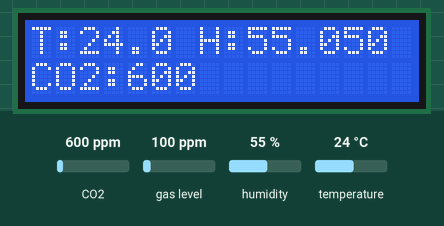
Recording of a sketch running on a simulated ESP32. Parts: 16×2 character LCD. Inputs (shaded band) come from the test bench; at power-on: CO2 600 ppm, humidity 55 %, temperature 24 °C, gas level 100 ppm. WiFi joins after 1.5 s; servers stay silent unless stated; what the sketch prints to the serial monitor is not drawn.

Above: at 4.7 s.
4.8 s: CO2 set to 452 ppm
At 5.4 s:
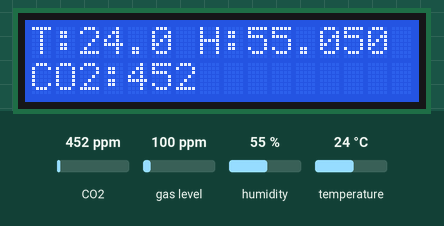
6.4 s: humidity set to 22 %
At 6.9 s:
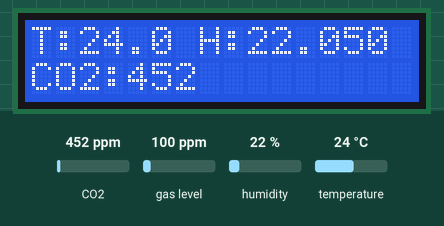
7.9 s: temperature set to 12 °C
At 8.3 s:
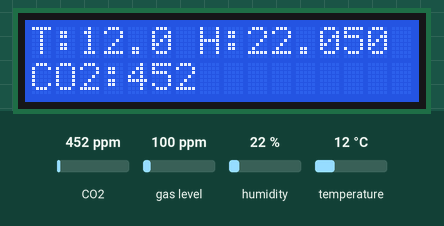
9.4 s: CO2 set to 1050 ppm
At 11.0 s:
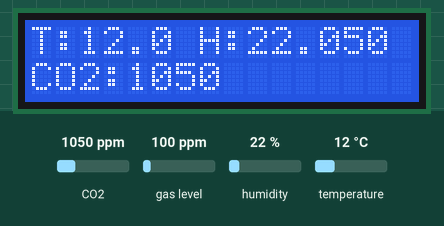
Timing chart, 0 to 12.0 s (numbered marks = the images above; inputs shaded):
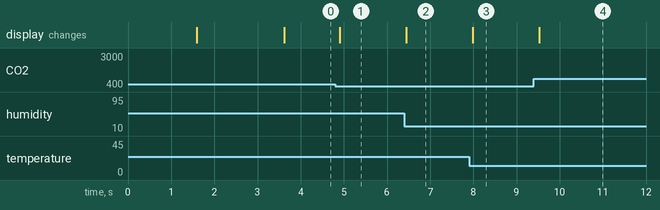

Measured:
- after the input at 4.8 s, the display: changes after 0.11 s (image 1)
- after the input at 6.4 s, the display: changes after 0.05 s (image 2)
- after the input at 7.9 s, the display: changes after 0.09 s (image 3)
- after the input at 9.4 s, the display: changes after 0.13 s (image 4)

The sketch:

cleanroom_monitor.ino
```cpp
#include <WiFi.h>
#include <HTTPClient.h>
#include <Wire.h>
#include <Adafruit_Sensor.h>
#include <Adafruit_BME280.h>
#include <Adafruit_SGP30.h>
#include <LiquidCrystal_I2C.h>

// --- WiFi Config ---
const char* ssid = "WiFi@NARIT.Trainee";
const char* password = "2242482510";

// --- PC IP Address ---
const String serverUrl = "http://192.168.3.41:8000/log/fablab";

LiquidCrystal_I2C lcd(0x27, 16, 2);
Adafruit_BME280 bme;
Adafruit_SGP30 sgp;

float temp, hum;
uint16_t eco2, tvoc;
unsigned long lastLogTime = 0;
const unsigned long logInterval = 30000; // ส่งข้อมูลทุก 30 วินาที

void setup() {
    Serial.begin(115200);
    Wire.begin();

    lcd.init();
    lcd.backlight();
    lcd.print("Connecting WiFi");

    WiFi.mode(WIFI_STA);
    WiFi.begin(ssid, password);
    while (WiFi.status() != WL_CONNECTED) {
        delay(500);
        Serial.print(".");
    }

    Serial.println("\nWiFi Connected!");
    lcd.clear();
    lcd.print("IP:"); lcd.print(WiFi.localIP());
    delay(2000);

    bme.begin(0x76);
    sgp.begin();
}

void loop() {
    // อ่านค่าเซนเซอร์
    temp = bme.readTemperature();
    hum = bme.readHumidity();
    if (sgp.IAQmeasure()) {
        eco2 = sgp.eCO2;
        tvoc = sgp.TVOC;
    }

    // แสดงผลบน LCD (สลับหน้าจอ)
    lcd.setCursor(0, 0); lcd.print("T:"); lcd.print(temp, 1); lcd.print(" H:"); lcd.print(hum, 1);
    lcd.setCursor(0, 1); lcd.print("CO2:"); lcd.print(eco2); lcd.print("      ");

    // ส่งข้อมูลไปที่คอมพิวเตอร์ตามช่วงเวลาที่กำหนด
    if (millis() - lastLogTime >= logInterval) {
        lastLogTime = millis();
        sendDataToPC();
    }
    delay(100);
}

void sendDataToPC() {
    if (WiFi.status() == WL_CONNECTED) {
        HTTPClient http;
        http.begin(serverUrl);
        http.addHeader("Content-Type", "application/x-www-form-urlencoded");

        // เตรียมข้อมูลในรูปแบบ URL Form (แก้ชื่อตัวแปรให้ตรงกับ Backend)
        String postData = "temperature=" + String(temp) +
                          "&humidity=" + String(hum) +
                          "&eco2=" + String(eco2) +
                          "&tvoc=" + String(tvoc);

        int httpResponseCode = http.POST(postData);

        Serial.print("Sending Data... Response: ");
        Serial.println(httpResponseCode);
        http.end();
    }
}
```
